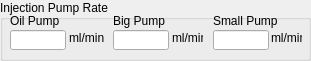
     <widget class="QGroupBox" name="groupBox_35">
      <property name="geometry">
       <rect>
        <x>10</x>
        <y>110</y>
        <width>311</width>
        <height>61</height>
       </rect>
      </property>
      <property name="title">
       <string>Injection Pump Rate</string>
      </property>
      <widget class="QLineEdit" name="lineEdit_27">
       <property name="geometry">
        <rect>
         <x>10</x>
         <y>30</y>
         <width>56</width>
         <height>20</height>
        </rect>
       </property>
       <property name="font">
        <font>
         <pointsize>10</pointsize>
         <weight>75</weight>
         <bold>true</bold>
         <strikeout>false</strikeout>
        </font>
       </property>
       <property name="alignment">
        <set>Qt::AlignCenter</set>
       </property>
      </widget>
      <widget class="QLineEdit" name="lineEdit_28">
       <property name="geometry">
        <rect>
         <x>113</x>
         <y>30</y>
         <width>56</width>
         <height>20</height>
        </rect>
       </property>
       <property name="font">
        <font>
         <pointsize>10</pointsize>
         <weight>75</weight>
         <bold>true</bold>
         <strikeout>false</strikeout>
        </font>
       </property>
       <property name="alignment">
        <set>Qt::AlignCenter</set>
       </property>
      </widget>
      <widget class="QLabel" name="label_23">
       <property name="geometry">
        <rect>
         <x>113</x>
         <y>10</y>
         <width>61</width>
         <height>21</height>
        </rect>
       </property>
       <property name="text">
        <string>Big Pump</string>
       </property>
      </widget>
      <widget class="QLabel" name="label_22">
       <property name="geometry">
        <rect>
         <x>10</x>
         <y>10</y>
         <width>71</width>
         <height>21</height>
        </rect>
       </property>
       <property name="text">
        <string>Oil Pump</string>
       </property>
      </widget>
      <widget class="QLabel" name="label_86">
       <property name="geometry">
        <rect>
         <x>213</x>
         <y>10</y>
         <width>71</width>
         <height>21</height>
        </rect>
       </property>
       <property name="text">
        <string>Small Pump</string>
       </property>
      </widget>
      <widget class="QLineEdit" name="lineEdit_82">
       <property name="geometry">
        <rect>
         <x>213</x>
         <y>30</y>
         <width>56</width>
         <height>20</height>
        </rect>
       </property>
       <property name="font">
        <font>
         <pointsize>10</pointsize>
         <weight>75</weight>
         <bold>true</bold>
         <strikeout>false</strikeout>
        </font>
       </property>
       <property name="alignment">
        <set>Qt::AlignCenter</set>
       </property>
      </widget>
      <widget class="QLabel" name="label_24">
       <property name="geometry">
        <rect>
         <x>69</x>
         <y>30</y>
         <width>41</width>
         <height>16</height>
        </rect>
       </property>
       <property name="text">
        <string>ml/min</string>
       </property>
      </widget>
      <widget class="QLabel" name="label_25">
       <property name="geometry">
        <rect>
         <x>172</x>
         <y>30</y>
         <width>31</width>
         <height>16</height>
        </rect>
       </property>
       <property name="text">
        <string>ml/min</string>
       </property>
      </widget>
      <widget class="QLabel" name="label_51">
       <property name="geometry">
        <rect>
         <x>271</x>
         <y>30</y>
         <width>31</width>
         <height>16</height>
        </rect>
       </property>
       <property name="text">
        <string>ml/min</string>
       </property>
      </widget>
     </widget>
